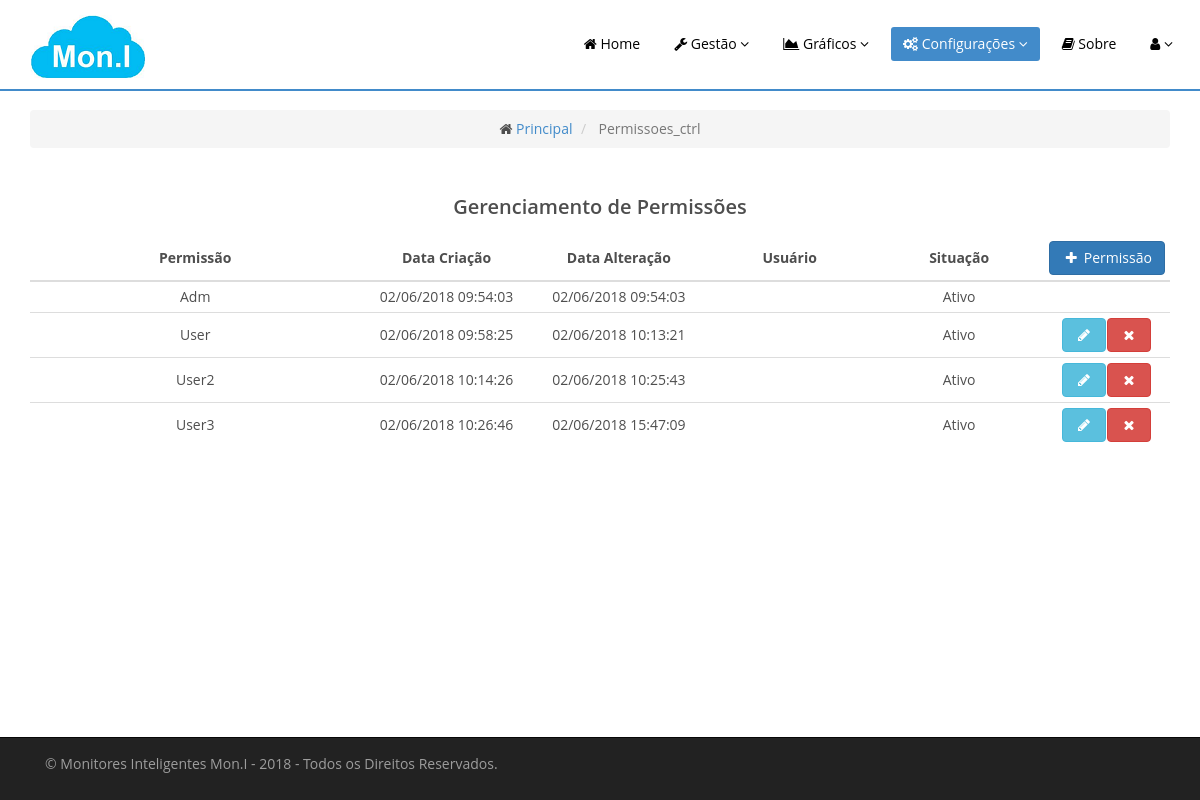
Page /Permissoes_ctrl on the committed database.
### tables this page shows
CREATE TABLE `permissoes` (
  `idPermissao` int(11) NOT NULL,
  `permissao` varchar(80) NOT NULL,
  `permissoes` text,
  `usuario` varchar(50) DEFAULT NULL,
  `status` tinyint(1) NOT NULL COMMENT '0=desativado,1=ativado',
  `codigo` varchar(100) NOT NULL,
  `sigla` varchar(100) NOT NULL,
  `setor` varchar(100) NOT NULL,
  `categoria` varchar(100) NOT NULL,
  `descricao` varchar(200) NOT NULL,
  `observacao` varchar(200) NOT NULL,
  `efetivado` tinyint(1) NOT NULL COMMENT '0=não efetivo, 1=efetivado',
  `dataCadastro` datetime NOT NULL,
  `dataAlterado` datetime NOT NULL
);

### application/controllers/Permissoes_ctrl.php (called while the page is built, shortened)
<?php
class Permissoes_ctrl extends CI_Controller {
public function __construct() {
        $this->data['menuconfiguracao'] = 'menuconfiguracao';
        $this->data['conf_permissoes'] = 'conf_permissoes';
        $this->load->model('Permissoes_model','',TRUE);
    }
    public function index(){
        $this->gerenciar();
    }
    public function gerenciar() {
        $this->load->library('pagination');
        $config['base_url'] = base_url('Permissoes/gerenciar');
        $config['total_rows'] = $this->Permissoes_model->count('permissoes');
        $config['per_page'] = 10;
        $limit = $config['per_page'];
        $start = ($this->uri->segment(3) == NULL) ? 0 : intval($this->uri->segment(3));
        $this->data['permissoes'] = $this->Permissoes_model->buscaPermissoes($limit,$start);
        $this->data['view'] = 'permissoes/permissoes_view';
        $this->load->view('principal/tema_view',  $this->data);
    }
}

### index.php (called while the page is built, shortened)
<?php
require_once BASEPATH.'core/CodeIgniter.php';

### application/config/config.php (called while the page is built, shortened)
<?php
$config['base_url'] = 'http://localhost/mon.i';
$config['index_page'] = '';
$config['uri_protocol']	= 'REQUEST_URI';
$config['url_suffix'] = '';
$config['language']	= 'pt-Br';
$config['charset'] = 'UTF-8';
$config['enable_hooks'] = FALSE;
$config['subclass_prefix'] = 'MY_';
$config['composer_autoload'] = FALSE;
$config['permitted_uri_chars'] = 'a-z 0-9~%.:_\-';
$config['enable_query_strings'] = FALSE;
$config['controller_trigger'] = 'c';
$config['function_trigger'] = 'm';
$config['directory_trigger'] = 'd';
$config['allow_get_array'] = TRUE;
$config['log_threshold'] = 0;
$config['log_path'] = '';
$config['log_file_extension'] = '';
$config['log_file_permissions'] = 0644;
$config['log_date_format'] = 'Y-m-d H:i:s';
$config['error_views_path'] = '';
$config['cache_path'] = '';
$config['cache_query_string'] = FALSE;
$config['encryption_key'] = 'fd820a2b4461bddd116c1518bc4b0f77';
$config['sess_driver'] = 'database';
$config['sess_cookie_name'] = 'ci_session';
$config['sess_expiration'] = 7200;
$config['sess_save_path'] = 'ci_sessions';
$config['sess_match_ip'] = FALSE;
$config['sess_time_to_update'] = 300;
$config['sess_regenerate_destroy'] = FALSE;
$config['cookie_prefix']	= '';
$config['cookie_domain']	= '';
$config['cookie_path']		= '/';
$config['cookie_secure']	= FALSE;
$config['cookie_httponly'] 	= FALSE;
$config['standardize_newlines'] = FALSE;
$config['global_xss_filtering'] = FALSE;
$config['csrf_protection'] = FALSE;
$config['csrf_token_name'] = 'csrf_test_name';
$config['csrf_cookie_name'] = 'csrf_cookie_name';
$config['csrf_expire'] = 7200;
$config['csrf_regenerate'] = TRUE;
$config['csrf_exclude_uris'] = array();
$config['compress_output'] = FALSE;
$config['time_reference'] = 'local';
$config['rewrite_short_tags'] = FALSE;
$config['proxy_ips'] = '';

### application/models/Permissoes_model.php (called while the page is built, shortened)
<?php
class Permissoes_model extends CI_Model {
    public function buscaPermissoes($limit,$start){
        $query = 'Select * from permissoes ORDER BY idPermissao ASC LIMIT ? OFFSET ? ';
        return $this->db->query($query, array($limit,$start))->result();
    }
    function count($table){
        return $this->db->count_all($table);
    }
}

### application/views/permissoes/permissoes_view.php (the view, shortened to what this page needs)
<div class="row">
    <div class="col-sm-12 col-md-12">
        <?php if(!$permissoes){?>
        <div class="table-responsive">
            <table class="table table-condensed">
                <caption><h2 class="text-center">Gerenciamento de Permissões</h2></caption>
                <thead>
                    <tr>
                        <th class="col-md-4" style="text-align: center; vertical-align: middle;">Permissão</th>
                        <th class="col-md-2" style="text-align: center; vertical-align: middle;">Data Criação</th>
                        <th class="col-md-2" style="text-align: center; vertical-align: middle;">Data Alteração</th>
                        <th class="col-md-2" style="text-align: center; vertical-align: middle;">Usuário</th>
                        <th class="col-md-2" style="text-align: center; vertical-align: middle;">Situação</th>
                        <th class="col-md-2" style="text-align: center; vertical-align: middle;">
                            <button type="button" class="btn btn-primary" data-toggle="modal" data-target="#modalCad"><i class="fa fa-fw fa-plus"></i> Permissão</button>
                        </th>
                    </tr>
                </thead>
                <tbody>
                    <tr>
                        <td colspan="5">Nenhuma permissão cadastrada.</td>
                    </tr>
                </tbody>
            </table>
        </div>
        <?php }else{ ?>
        <div class="table-responsive">
            <table class="table table-condensed">
                <caption><h2 class="text-center">Gerenciamento de Permissões</h2></caption>
                <thead>
                    <tr>
                        <th class="col-md-4" style="text-align: center; vertical-align: middle;">Permissão</th>
                        <th class="col-md-2" style="text-align: center; vertical-align: middle;">Data Criação</th>
                        <th class="col-md-2" style="text-align: center; vertical-align: middle;">Data Alteração</th>
                        <th class="col-md-2" style="text-align: center; vertical-align: middle;">Usuário</th>
                        <th class="col-md-2" style="text-align: center; vertical-align: middle;">Situação</th>
                        <th class="col-md-2" style="text-align: center; vertical-align: middle;">
                            <button type="button" class="btn btn-primary" data-toggle="modal" data-target="#modalCad"><i class="fa fa-fw fa-plus"></i> Permissão</button>
                        </th>
                    </tr>
                </thead>
                <tbody>
                    <?php foreach ($permissoes as $p) {
                        echo '<tr>';
                        echo '<td style="text-align: center; vertical-align: middle;">'.$p->permissao.'</td>';
                        echo '<td style="text-align: center; vertical-align: middle;">'.date("d/m/Y H:i:s", strtotime($p->dataCadastro)).'</td>';
                        echo '<td style="text-align: center; vertical-align: middle;">'.date("d/m/Y H:i:s", strtotime($p->dataAlterado)).'</td>';
                        echo '<td style="text-align: center; vertical-align: middle;">'.$p->usuario.'</td>';
                        if (($p->status) == 1) {
                            echo '<td style="text-align: center; vertical-align: middle;">Ativo</td>';
                        }
                        else{
                            echo '<td style="text-align: center; vertical-align: middle;">Desativo</td>';
                        }
                        echo '<td style="text-align: center; vertical-align: middle;">';
                        if (($p->idPermissao) != 1) {
                        echo '<a style="margin-right: 1%" href="#modalEdit" class="btn btn-info editar" role="button" data-toggle="modal" permissao="'.$p->idPermissao.'" title="Editar Permissão"><i class="fa fa-fw fa-pencil"></i></a>';
                        echo '<a  style="margin-right: 1%"href="#modalExcluir" class="btn btn-danger excluir" role="button" data-toggle="modal" idPermissao="'.$p->idPermissao.'" title="Excluir Permissão"><i class="fa fa-fw fa-remove"></i></a>';
                        };
                        echo '</td>';
                        echo '</tr>';
                    }?>
                </tbody>
            </table>
        </div>
    </div>
</div>
<?php }?>
<div class="row">
    <div class="col-sm-12 col-md-12 text-center">
    </div>
</div>

### assets/css/estilos.css (style rules this page uses)
body { background: #fff; font-family: 'Open Sans', sans-serif; color:#4e4e4e; line-height: 22px; padding-top: 110px; padding-bottom: 70px; }
h1, h2, h3, h4, h5, h6 { font-weight: 600; font-family: 'Open Sans', sans-serif; color:#4e4e4e; }
h2 { font-size: 20px; }
a { color: #428bca; -webkit-transition: color 300ms, background-color 300ms; -moz-transition: color 300ms, background-color 300ms; -o-transition: color 300ms, background-color 300ms; transition: color 300ms, background-color 300ms; }

### rows in the picture
permissoes: permissao "Adm", dataCadastro "02/06/2018 09:54:03", dataAlterado "02/06/2018 09:54:03", status "Ativo"
permissoes: permissao "User", dataCadastro "02/06/2018 09:58:25", dataAlterado "02/06/2018 10:13:21", status "Ativo"
permissoes: permissao "User2", dataCadastro "02/06/2018 10:14:26", dataAlterado "02/06/2018 10:25:43", status "Ativo"
permissoes: permissao "User3", dataCadastro "02/06/2018 10:26:46", dataAlterado "02/06/2018 15:47:09", status "Ativo"

### other values in the picture
$this->uri->segment(1) "Permissoes_ctrl"
